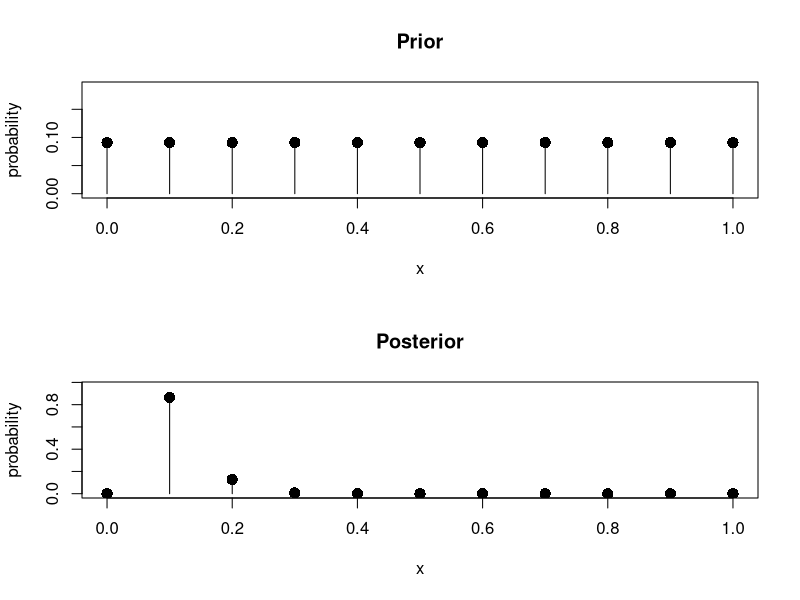
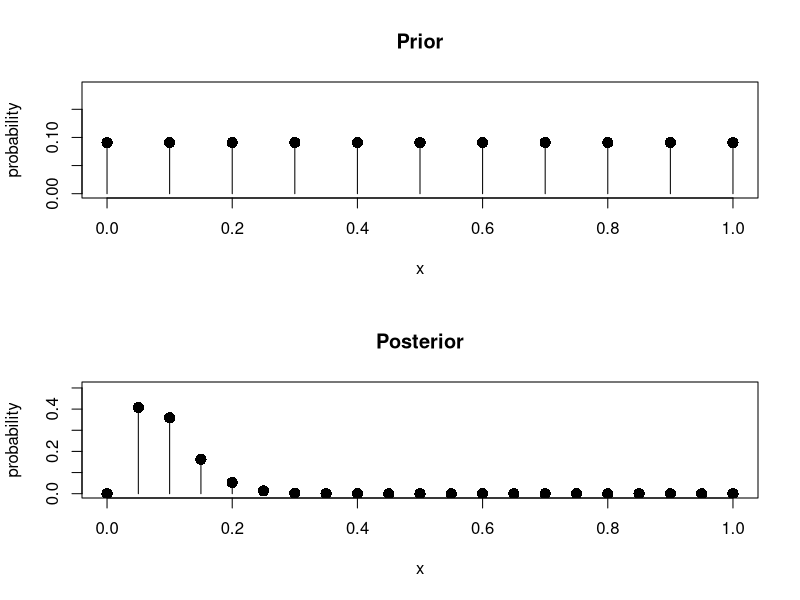
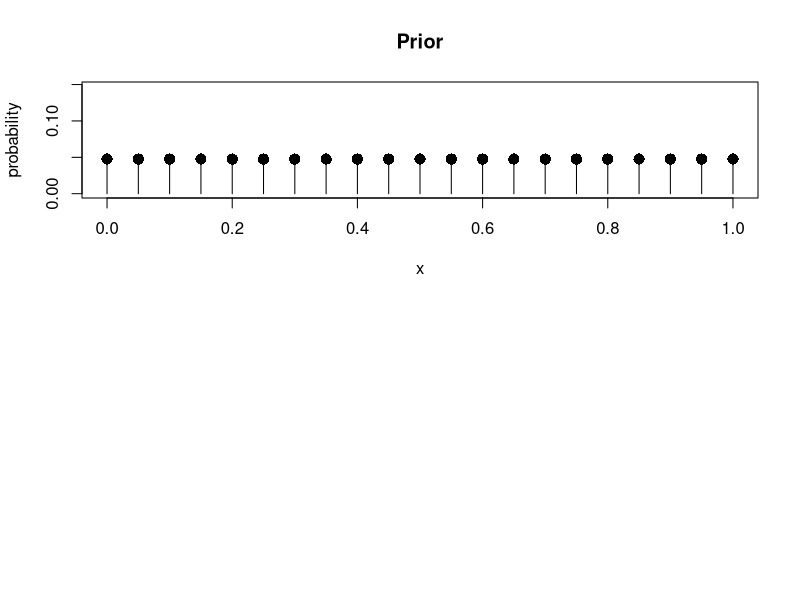

The R source for these figures, in order: (Note: this script raises an error after producing the figures.)
## ---- chunk 1
set.seed(6222016)
## ---- chunk 2
# Seed reset; DO NOT CHANGE THE SEED!
set.seed(6222016)
## ---- chunk 3
# Your code here
library(MASS)
mean_DDT <- replicate(2000, {
    mean(sample(DDT, size = length(DDT), replace = TRUE))
})

quantile(mean_DDT, c(0.025, 0.975))

## ---- chunk 4
plot_pmf = function(q, p, main = "pmf") {
    # This will plot a series of horizontal lines at q with height p, setting
    # the y limits to a reasonable heights
    plot(q, p, type = "h", xlab = "x", ylab = "probability", main = main, ylim = c(0, 
        max(p) + 0.1))
    # Usually these plots have a dot at the end of the line; the point function
    # will add these dots to the plot created above
    points(q, p, pch = 16, cex = 1.5)
}

# Change plot settings
old_par = par()
par(mfrow = c(2, 1))

# Possible probabilities
(p = seq(0, 1, by = 0.1))

(prior = rep(1/length(p), times = length(p)))
plot_pmf(p, prior, main = "Prior")

n = 30  # Number of widgets
s = 2  # Number of defective widgets
(likelihood = p^s * (1 - p)^(n - s))

# With the likelihood and prior computed, we now obtain the posterior
# distribution.
post = likelihood * prior
(post = post/sum(post))  # Normalize; make proper probabilities

plot_pmf(p, post, main = "Posterior")

## ---- chunk 5
# Your code here
sum(post[which(p > .1)]) 
(prior = rep(1/length(p), times = length(p)))
plot_pmf(p, prior, main = "Prior")
## ---- chunk 6
# Your code here
p[which.max(post)]

#get the CDF
(post_cdf = cumsum(post))

#Gets lower 2.5% of the tail
(a = p[max(which(post_cdf < 0.025))])

#Gets the upper 2.5% of the tail
(b = p[min(which(post_cdf > 0.975))])

#the actual probability that a <= p <= b
sum(post[which(p >= a & p <= b)])



## ---- chunk 7
# Your code here
# Possible probabilities
(p = seq(0, 1, by = 0.05))
(likelihood = p^s * (1 - p)^(n - s))

# With the likelihood and prior computed, we now obtain the posterior
# distribution.
post = likelihood * prior
(post = post/sum(post))  # Normalize; make proper probabilities

plot_pmf(p, post, main = "Posterior")

#posterior probability that there are too many defective chips in the batc
sum(post[which(p > .1)]) 
(prior = rep(1/length(p), times = length(p)))
plot_pmf(p, prior, main = "Prior")

#maximum a-posteriori
p[which.max(post)]

#get the CDF
(post_cdf = cumsum(post))

#Gets lower 2.5% of the tail
(a = p[max(which(post_cdf < 0.025))])

#Gets the upper 2.5% of the tail
(b = p[min(which(post_cdf > 0.975))])

#the actual probability that a <= p <= b
sum(post[which(p >= a & p <= b)])
## ---- chunk 8
# Your code here
# Possible probabilities
(p = seq(0, 1, by = 0.1))

n = 40  # Number of widgets
s = 5  # Number of defective widgets

(likelihood = p^s * (1 - p)^(n - s))

# With the likelihood and prior computed, now obtain the posterior
# distribution.
post = likelihood * prior
(post = post/sum(post))  # Normalize; make proper probabilities

plot_pmf(p, post, main = "Posterior")

#posterior probability that there are too many defective chips in the batch
sum(post[which(p > .1)]) 
(prior = rep(1/length(p), times = length(p)))
plot_pmf(p, prior, main = "Prior")

#maximum a-posteriori
p[which.max(post)]

#get the CDF
(post_cdf = cumsum(post))

#Gets lower 2.5% of the tail
(a = p[max(which(post_cdf < 0.025))])

#Gets the upper 2.5% of the tail
(b = p[min(which(post_cdf > 0.975))])

#the actual probability that a <= p <= b
sum(post[which(p >= a & p <= b)]) 


#There is a 97.6% chance that p is between 0 and 0.2, so the inspector should most likely reject the 

#increasing specificity results in the confidence interval getting smaller, thus getting more precise
